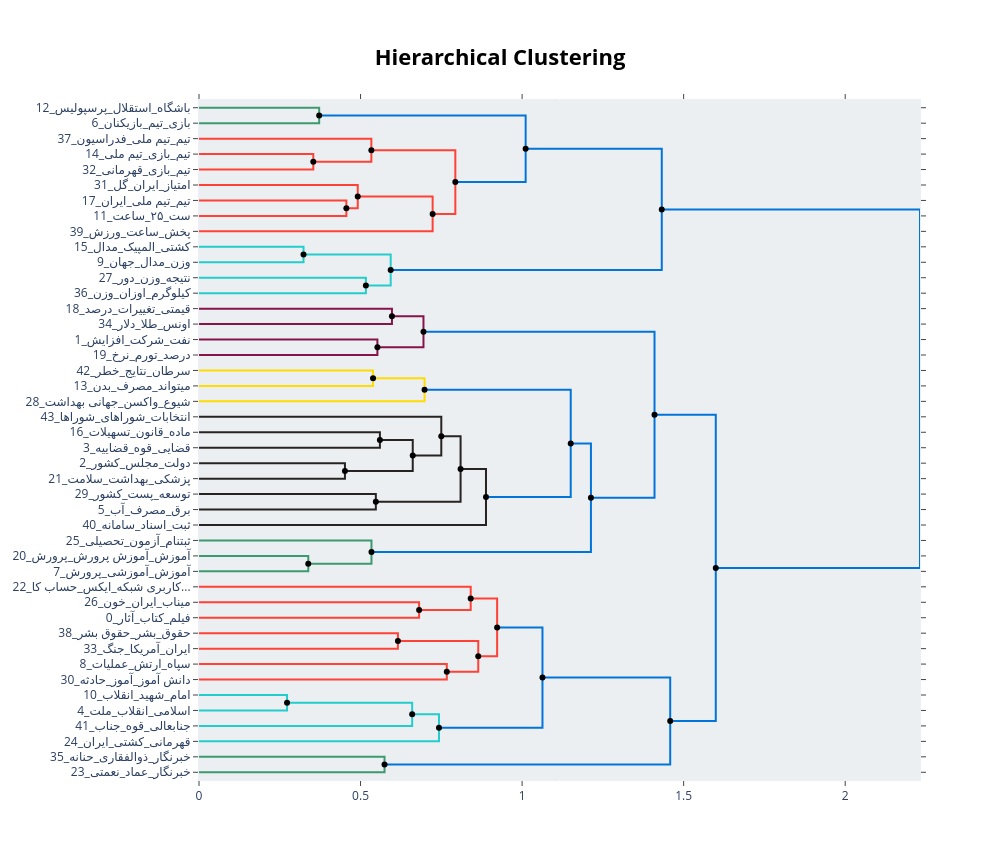

The notebook cell this image was saved under:
### Code cell
fig = topic_model.visualize_hierarchy(
    hierarchical_topics=hierarchical_topics
)

fig.show()

### Figure 1 — Plotly figure (JSON) as saved in the notebook; plotly's stock layout.template omitted (floating-point values rounded to 4 significant figures)
{"data": [{"hoverinfo": "text", "marker": {"color": "rgb(61,153,112)"}, "mode": "lines", "text": ["باشگاه_استقلال_پرسپولیس_ورزشگاه_تیم", "", "", "بازی_تیم_بازیکنان_فوتبال_استقلال"], "type": "scatter", "x": [0.0, 0.372, 0.372, 0.0], "xaxis": "x", "y": [-5.0, -5.0, -15.0, -15.0], "yaxis": "y"}, {"hoverinfo": "text", "marker": {"color": "rgb(255,65,54)"}, "mode": "lines", "text": ["تیم_بازی_تیم ملی_والیبال_ملی", "", "", "تیم_بازی_قهرمانی_لیگ_فصل"], "type": "scatter", "x": [0.0, 0.3537, 0.3537, 0.0], "xaxis": "x", "y": [-35.0, -35.0, -45.0, -45.0], "yaxis": "y"}, {"hoverinfo": "text", "marker": {"color": "rgb(255,65,54)"}, "mode": "lines", "text": ["تیم_تیم ملی_فدراسیون_ملی_مسابقات", "", "", "تیم_بازی_تیم ملی_والیبال_ملی"], "type": "scatter", "x": [0.0, 0.5335, 0.5335, 0.3537], "xaxis": "x", "y": [-25.0, -25.0, -40.0, -40.0], "yaxis": "y"}, {"hoverinfo": "text", "marker": {"color": "rgb(255,65,54)"}, "mode": "lines", "text": ["تیم_تیم ملی_ایران_ملی_کوارتر", "", "", "ست_۲۵_ساعت_۳۰_شهریور"], "type": "scatter", "x": [0.0, 0.4561, 0.4561, 0.0], "xaxis": "x", "y": [-65.0, -65.0, -75.0, -75.0], "yaxis": "y"}, {"hoverinfo": "text", "marker": {"color": "rgb(255,65,54)"}, "mode": "lines", "text": ["امتیاز_ایران_گل_کوارتر_ست", "", "", "تیم_ست_تیم ملی_ایران_۲۵"], "type": "scatter", "x": [0.0, 0.4913, 0.4913, 0.4561], "xaxis": "x", "y": [-55.0, -55.0, -70.0, -70.0], "yaxis": "y"}, {"hoverinfo": "text", "marker": {"color": "rgb(255,65,54)"}, "mode": "lines", "text": ["ایران_ست_تیم_تیم ملی_۲۵", "", "", "پخش_ساعت_ورزش_سیما_گزارشگری"], "type": "scatter", "x": [0.4913, 0.7231, 0.7231, 0.0], "xaxis": "x", "y": [-62.5, -62.5, -85.0, -85.0], "yaxis": "y"}, {"hoverinfo": "text", "marker": {"color": "rgb(255,65,54)"}, "mode": "lines", "text": ["تیم_تیم ملی_بازی_والیبال_ملی", "", "", "ایران_تیم_ست_تیم ملی_ساعت"], "type": "scatter", "x": [0.5335, 0.7934, 0.7934, 0.7231], "xaxis": "x", "y": [-32.5, -32.5, -73.75, -73.75], "yaxis": "y"}, {"hoverinfo": "text", "marker": {"color": "rgb(0,116,217)"}, "mode": "lines", "text": ["بازی_تیم_استقلال_فوتبال_بازیکنان", "", "", "تیم_تیم ملی_ایران_ملی_والیبال"], "type": "scatter", "x": [0.372, 1.011, 1.011, 0.7934], "xaxis": "x", "y": [-10.0, -10.0, -53.12, -53.12], "yaxis": "y"}, {"hoverinfo": "text", "marker": {"color": "rgb(35,205,205)"}, "mode": "lines", "text": ["کشتی_المپیک_مدال_مسابقات_قهرمانی", "", "", "وزن_مدال_جهان_کیلوگرم_دارنده"], "type": "scatter", "x": [0.0, 0.3235, 0.3235, 0.0], "xaxis": "x", "y": [-95.0, -95.0, -105.0, -105.0], "yaxis": "y"}, {"hoverinfo": "text", "marker": {"color": "rgb(35,205,205)"}, "mode": "lines", "text": ["نتیجه_وزن_دور_کیلوگرم_مغلوب", "", "", "کیلوگرم_اوزان_وزن_مسابقات_کشتی"], "type": "scatter", "x": [0.0, 0.5165, 0.5165, 0.0], "xaxis": "x", "y": [-115.0, -115.0, -125.0, -125.0], "yaxis": "y"}, {"hoverinfo": "text", "marker": {"color": "rgb(35,205,205)"}, "mode": "lines", "text": ["مدال_وزن_کشتی_جهان_کیلوگرم", "", "", "کیلوگرم_وزن_دور_نتیجه_صفر"], "type": "scatter", "x": [0.3235, 0.5933, 0.5933, 0.5165], "xaxis": "x", "y": [-100.0, -100.0, -120.0, -120.0], "yaxis": "y"}, {"hoverinfo": "text", "marker": {"color": "rgb(0,116,217)"}, "mode": "lines", "text": ["تیم_بازی_تیم ملی_بازیکنان_ایران", "", "", "کیلوگرم_وزن_مدال_کشتی_دور"], "type": "scatter", "x": [1.011, 1.432, 1.432, 0.5933], "xaxis": "x", "y": [-31.56, -31.56, -110.0, -110.0], "yaxis": "y"}, {"hoverinfo": "text", "marker": {"color": "rgb(133,20,75)"}, "mode": "lines", "text": ["قیمتی_تغییرات_درصد_دلار_درصد کاهش", "", "", "اونس_طلا_دلار_سنت_درصد"], "type": "scatter", "x": [0.0, 0.5972, 0.5972, 0.0], "xaxis": "x", "y": [-135.0, -135.0, -145.0, -145.0], "yaxis": "y"}, {"hoverinfo": "text", "marker": {"color": "rgb(133,20,75)"}, "mode": "lines", "text": ["نفت_شرکت_افزایش_دلار_هوش", "", "", "درصد_تورم_نرخ_ماه_نرخ تورم"], "type": "scatter", "x": [0.0, 0.5522, 0.5522, 0.0], "xaxis": "x", "y": [-155.0, -155.0, -165.0, -165.0], "yaxis": "y"}, {"hoverinfo": "text", "marker": {"color": "rgb(133,20,75)"}, "mode": "lines", "text": ["قیمتی_تغییرات_درصد_دلار_درصد کاهش", "", "", "نفت_درصد_افزایش_دلار_شرکت"], "type": "scatter", "x": [0.5972, 0.6948, 0.6948, 0.5522], "xaxis": "x", "y": [-140.0, -140.0, -160.0, -160.0], "yaxis": "y"}, {"hoverinfo": "text", "marker": {"color": "rgb(255,220,0)"}, "mode": "lines", "text": ["سرطان_نتایج_خطر_تحقیق_میدهد", "", "", "میتواند_مصرف_بدن_آب_توصیه"], "type": "scatter", "x": [0.0, 0.5387, 0.5387, 0.0], "xaxis": "x", "y": [-175.0, -175.0, -185.0, -185.0], "yaxis": "y"}, {"hoverinfo": "text", "marker": {"color": "rgb(255,220,0)"}, "mode": "lines", "text": ["میتواند_بدن_مصرف_افراد_آب", "", "", "شیوع_واکسن_جهانی بهداشت_بهداشت_سازمان جهانی"], "type": "scatter", "x": [0.5387, 0.6981, 0.6981, 0.0], "xaxis": "x", "y": [-180.0, -180.0, -195.0, -195.0], "yaxis": "y"}, {"hoverinfo": "text", "marker": {"color": "rgb(40,35,35)"}, "mode": "lines", "text": ["ماده_قانون_تسهیلات_تبصره_بند", "", "", "قضایی_قوه_قضاییه_قوه قضاییه_رسیدگی"], "type": "scatter", "x": [0.0, 0.5599, 0.5599, 0.0], "xaxis": "x", "y": [-215.0, -215.0, -225.0, -225.0], "yaxis": "y"}, {"hoverinfo": "text", "marker": {"color": "rgb(40,35,35)"}, "mode": "lines", "text": ["دولت_مجلس_کشور_شورای_دارو", "", "", "پزشکی_بهداشت_سلامت_درمان_واکسن"], "type": "scatter", "x": [0.0, 0.4517, 0.4517, 0.0], "xaxis": "x", "y": [-235.0, -235.0, -245.0, -245.0], "yaxis": "y"}, {"hoverinfo": "text", "marker": {"color": "rgb(40,35,35)"}, "mode": "lines", "text": ["قضایی_قوه_قضاییه_قوه قضاییه_قانون", "", "", "دولت_مجلس_کشور_دارو_شورای"], "type": "scatter", "x": [0.5599, 0.6615, 0.6615, 0.4517], "xaxis": "x", "y": [-220.0, -220.0, -240.0, -240.0], "yaxis": "y"}, {"hoverinfo": "text", "marker": {"color": "rgb(40,35,35)"}, "mode": "lines", "text": ["انتخابات_شوراهای_شوراها_شورای_روستا", "", "", "کشور_قضایی_قوه_قانون_سازمان"], "type": "scatter", "x": [0.0, 0.7499, 0.7499, 0.6615], "xaxis": "x", "y": [-205.0, -205.0, -230.0, -230.0], "yaxis": "y"}, {"hoverinfo": "text", "marker": {"color": "rgb(40,35,35)"}, "mode": "lines", "text": ["توسعه_پست_کشور_شرکت ملی_اشاره", "", "", "برق_مصرف_آب_انرژی_تولید"], "type": "scatter", "x": [0.0, 0.5473, 0.5473, 0.0], "xaxis": "x", "y": [-255.0, -255.0, -265.0, -265.0], "yaxis": "y"}, {"hoverinfo": "text", "marker": {"color": "rgb(40,35,35)"}, "mode": "lines", "text": ["کشور_قضایی_قوه_قانون_سازمان", "", "", "برق_مصرف_آب_انرژی_کشور"], "type": "scatter", "x": [0.7499, 0.8096, 0.8096, 0.5473], "xaxis": "x", "y": [-217.5, -217.5, -260.0, -260.0], "yaxis": "y"}, {"hoverinfo": "text", "marker": {"color": "rgb(40,35,35)"}, "mode": "lines", "text": ["کشور_برق_قضایی_استان_سازمان", "", "", "ثبت_اسناد_سامانه_املاک_رسمی"], "type": "scatter", "x": [0.8096, 0.8883, 0.8883, 0.0], "xaxis": "x", "y": [-238.8, -238.8, -275.0, -275.0], "yaxis": "y"}, {"hoverinfo": "text", "marker": {"color": "rgb(0,116,217)"}, "mode": "lines", "text": ["میتواند_بیماری_بدن_افراد_خطر", "", "", "کشور_برق_سازمان_قضایی_قانون"], "type": "scatter", "x": [0.6981, 1.15, 1.15, 0.8883], "xaxis": "x", "y": [-187.5, -187.5, -256.9, -256.9], "yaxis": "y"}, {"hoverinfo": "text", "marker": {"color": "rgb(61,153,112)"}, "mode": "lines", "text": ["آموزش_آموزش پرورش_پرورش_مدارس_دانش", "", "", "آموزش_آموزشی_پرورش_آموزش پرورش_مدارس"], "type": "scatter", "x": [0.0, 0.3382, 0.3382, 0.0], "xaxis": "x", "y": [-295.0, -295.0, -305.0, -305.0], "yaxis": "y"}, {"hoverinfo": "text", "marker": {"color": "rgb(61,153,112)"}, "mode": "lines", "text": ["ثبتنام_آزمون_تحصیلی_دانش_ثبت", "", "", "آموزش_پرورش_آموزش پرورش_مدارس_آموزشی"], "type": "scatter", "x": [0.0, 0.5338, 0.5338, 0.3382], "xaxis": "x", "y": [-285.0, -285.0, -300.0, -300.0], "yaxis": "y"}, {"hoverinfo": "text", "marker": {"color": "rgb(0,116,217)"}, "mode": "lines", "text": ["کشور_برق_سازمان_مصرف_قانون", "", "", "آموزش_مدارس_پرورش_آموزش پرورش_آموزشی"], "type": "scatter", "x": [1.15, 1.213, 1.213, 0.5338], "xaxis": "x", "y": [-222.2, -222.2, -292.5, -292.5], "yaxis": "y"}, {"hoverinfo": "text", "marker": {"color": "rgb(0,116,217)"}, "mode": "lines", "text": ["درصد_دلار_افزایش_کاهش_قیمت", "", "", "کشور_آموزش_سازمان_استان_اشاره"], "type": "scatter", "x": [0.6948, 1.41, 1.41, 1.213], "xaxis": "x", "y": [-150.0, -150.0, -257.3, -257.3], "yaxis": "y"}, {"hoverinfo": "text", "marker": {"color": "rgb(255,65,54)"}, "mode": "lines", "text": ["میناب_ایران_خون_نوشت_خاک", "", "", "فیلم_کتاب_آثار_موسیقی_اثر"], "type": "scatter", "x": [0.0, 0.6812, 0.6812, 0.0], "xaxis": "x", "y": [-325.0, -325.0, -335.0, -335.0], "yaxis": "y"}, {"hoverinfo": "text", "marker": {"color": "rgb(255,65,54)"}, "mode": "lines", "text": ["کاربری شبکه_ایکس_حساب کاربری_شبکه اجتماعی_اجتماعی ایکس", "", "", "فیلم_کتاب_آثار_موسیقی_اثر"], "type": "scatter", "x": [0.0, 0.8409, 0.8409, 0.6812], "xaxis": "x", "y": [-315.0, -315.0, -330.0, -330.0], "yaxis": "y"}, {"hoverinfo": "text", "marker": {"color": "rgb(255,65,54)"}, "mode": "lines", "text": ["حقوق_بشر_حقوق بشر_نقض_بینالمللی", "", "", "ایران_آمریکا_جنگ_اسناد_نظامی"], "type": "scatter", "x": [0.0, 0.6157, 0.6157, 0.0], "xaxis": "x", "y": [-345.0, -345.0, -355.0, -355.0], "yaxis": "y"}, {"hoverinfo": "text", "marker": {"color": "rgb(255,65,54)"}, "mode": "lines", "text": ["سپاه_ارتش_عملیات_فروند_سپاه پاسداران", "", "", "دانش آموز_آموز_حادثه_آتش_حمله"], "type": "scatter", "x": [0.0, 0.767, 0.767, 0.0], "xaxis": "x", "y": [-365.0, -365.0, -375.0, -375.0], "yaxis": "y"}, {"hoverinfo": "text", "marker": {"color": "rgb(255,65,54)"}, "mode": "lines", "text": ["حقوق_ایران_بینالمللی_بشر_آمریکا", "", "", "سپاه_عملیات_ارتش_آمریکایی_فروند"], "type": "scatter", "x": [0.6157, 0.8643, 0.8643, 0.767], "xaxis": "x", "y": [-350.0, -350.0, -370.0, -370.0], "yaxis": "y"}, {"hoverinfo": "text", "marker": {"color": "rgb(255,65,54)"}, "mode": "lines", "text": ["فیلم_کتاب_آثار_موسیقی_اثر", "", "", "حقوق_ایران_آمریکا_رژیم_صهیونیستی"], "type": "scatter", "x": [0.8409, 0.9228, 0.9228, 0.8643], "xaxis": "x", "y": [-322.5, -322.5, -360.0, -360.0], "yaxis": "y"}, {"hoverinfo": "text", "marker": {"color": "rgb(35,205,205)"}, "mode": "lines", "text": ["امام_شهید_انقلاب_اسلامی_ملت", "", "", "اسلامی_انقلاب_ملت_ایران_حضرت"], "type": "scatter", "x": [0.0, 0.2725, 0.2725, 0.0], "xaxis": "x", "y": [-385.0, -385.0, -395.0, -395.0], "yaxis": "y"}, {"hoverinfo": "text", "marker": {"color": "rgb(35,205,205)"}, "mode": "lines", "text": ["اسلامی_انقلاب_ملت_شهید_ایران", "", "", "جنابعالی_قوه_جناب_معظم_انتصاب"], "type": "scatter", "x": [0.2725, 0.6597, 0.6597, 0.0], "xaxis": "x", "y": [-390.0, -390.0, -405.0, -405.0], "yaxis": "y"}, {"hoverinfo": "text", "marker": {"color": "rgb(35,205,205)"}, "mode": "lines", "text": ["اسلامی_انقلاب_ملت_شهید_ایران", "", "", "قهرمانی_کشتی_ایران_تبریک_ورزش"], "type": "scatter", "x": [0.6597, 0.7427, 0.7427, 0.0], "xaxis": "x", "y": [-397.5, -397.5, -415.0, -415.0], "yaxis": "y"}, {"hoverinfo": "text", "marker": {"color": "rgb(0,116,217)"}, "mode": "lines", "text": ["فیلم_کتاب_آثار_ایران_موسیقی", "", "", "اسلامی_انقلاب_ملت_ایران_شهید"], "type": "scatter", "x": [0.9228, 1.063, 1.063, 0.7427], "xaxis": "x", "y": [-341.2, -341.2, -406.2, -406.2], "yaxis": "y"}, {"hoverinfo": "text", "marker": {"color": "rgb(61,153,112)"}, "mode": "lines", "text": ["خبرنگار_ذوالفقاری_حنانه_مترجم_کرمانی", "", "", "خبرنگار_عماد_نعمتی_یزدان_قربانی"], "type": "scatter", "x": [0.0, 0.5742, 0.5742, 0.0], "xaxis": "x", "y": [-425.0, -425.0, -435.0, -435.0], "yaxis": "y"}, {"hoverinfo": "text", "marker": {"color": "rgb(0,116,217)"}, "mode": "lines", "text": ["ایران_فیلم_کتاب_اسلامی_آثار", "", "", "خبرنگار_عماد_نعمتی_حنانه_کرمانی"], "type": "scatter", "x": [1.063, 1.458, 1.458, 0.5742], "xaxis": "x", "y": [-373.8, -373.8, -430.0, -430.0], "yaxis": "y"}, {"hoverinfo": "text", "marker": {"color": "rgb(0,116,217)"}, "mode": "lines", "text": ["درصد_افزایش_کاهش_کشور_دلار", "", "", "ایران_فیلم_کتاب_اسلامی_آثار"], "type": "scatter", "x": [1.41, 1.599, 1.599, 1.458], "xaxis": "x", "y": [-203.7, -203.7, -401.9, -401.9], "yaxis": "y"}, {"hoverinfo": "text", "marker": {"color": "rgb(0,116,217)"}, "mode": "lines", "text": ["تیم_بازی_کیلوگرم_وزن_تیم ملی", "", "", "سال_کشور_میشود_درصد_ایران"], "type": "scatter", "x": [1.432, 2.232, 2.232, 1.599], "xaxis": "x", "y": [-70.78, -70.78, -302.8, -302.8], "yaxis": "y"}, {"hoverinfo": "text", "hovertext": ["ایران_ست_تیم_تیم ملی_۲۵", "تیم_تیم ملی_بازی_والیبال_ملی", "بازی_تیم_استقلال_فوتبال_بازیکنان", "مدال_وزن_کشتی_جهان_کیلوگرم", "تیم_بازی_تیم ملی_بازیکنان_ایران", "قیمتی_تغییرات_درصد_دلار_درصد کاهش", "میتواند_بدن_مصرف_افراد_آب", "قضایی_قوه_قضاییه_قوه قضاییه_قانون", "کشور_قضایی_قوه_قانون_سازمان", "کشور_برق_قضایی_استان_سازمان", "میتواند_بیماری_بدن_افراد_خطر", "کشور_برق_سازمان_مصرف_قانون", "درصد_دلار_افزایش_کاهش_قیمت", "حقوق_ایران_بینالمللی_بشر_آمریکا", "فیلم_کتاب_آثار_موسیقی_اثر", "اسلامی_انقلاب_ملت_شهید_ایران", "اسلامی_انقلاب_ملت_شهید_ایران", "فیلم_کتاب_آثار_ایران_موسیقی", "ایران_فیلم_کتاب_اسلامی_آثار", "درصد_افزایش_کاهش_کشور_دلار", "تیم_بازی_کیلوگرم_وزن_تیم ملی"], "marker": {"color": "black"}, "mode": "markers", "showlegend": false, "type": "scatter", "x": [0.4913, 0.5335, 0.372, 0.3235, 1.011, 0.5972, 0.5387, 0.5599, 0.7499, 0.8096, 0.6981, 1.15, 0.6948, 0.6157, 0.8409, 0.2725, 0.6597, 0.9228, 1.063, 1.41, 1.432], "y": [-62.5, -32.5, -10, -100, -31.56, -140, -180, -220, -217.5, -238.8, -187.5, -222.2, -150, -350, -322.5, -390, -397.5, -341.2, -373.8, -203.7, -70.78]}, {"hoverinfo": "text", "hovertext": ["تیم_بازی_تیم ملی_والیبال_ملی", "تیم_ست_تیم ملی_ایران_۲۵", "ایران_تیم_ست_تیم ملی_ساعت", "تیم_تیم ملی_ایران_ملی_والیبال", "کیلوگرم_وزن_دور_نتیجه_صفر", "کیلوگرم_وزن_مدال_کشتی_دور", "نفت_درصد_افزایش_دلار_شرکت", "دولت_مجلس_کشور_دارو_شورای", "کشور_قضایی_قوه_قانون_سازمان", "برق_مصرف_آب_انرژی_کشور", "کشور_برق_سازمان_قضایی_قانون", "آموزش_پرورش_آموزش پرورش_مدارس_آموزشی", "آموزش_مدارس_پرورش_آموزش پرورش_آموزشی", "کشور_آموزش_سازمان_استان_اشاره", "فیلم_کتاب_آثار_موسیقی_اثر", "سپاه_عملیات_ارتش_آمریکایی_فروند", "حقوق_ایران_آمریکا_رژیم_صهیونیستی", "اسلامی_انقلاب_ملت_ایران_شهید", "خبرنگار_عماد_نعمتی_حنانه_کرمانی", "ایران_فیلم_کتاب_اسلامی_آثار", "سال_کشور_میشود_درصد_ایران"], "marker": {"color": "black"}, "mode": "markers", "showlegend": false, "type": "scatter", "x": [0.3537, 0.4561, 0.7231, 0.7934, 0.5165, 0.5933, 0.5522, 0.4517, 0.6615, 0.5473, 0.8883, 0.3382, 0.5338, 1.213, 0.6812, 0.767, 0.8643, 0.7427, 0.5742, 1.458, 1.599], "y": [-40, -70, -73.75, -53.12, -120, -110, -160, -240, -230, -260, -256.9, -300, -292.5, -257.3, -330, -370, -360, -406.2, -430, -401.9, -302.8]}], "layout": {"autosize": false, "height": 860, "hoverlabel": {"bgcolor": "white", "font": {"family": "Rockwell", "size": 16}}, "hovermode": "closest", "plot_bgcolor": "#ECEFF1", "showlegend": false, "title": {"font": {"color": "Black", "size": 22}, "text": "<b>Hierarchical Clustering</b>", "x": 0.5, "xanchor": "center", "yanchor": "top"}, "width": 1000, "xaxis": {"mirror": "allticks", "rangemode": "tozero", "showgrid": false, "showline": true, "showticklabels": true, "ticks": "outside", "type": "linear", "zeroline": false}, "yaxis": {"mirror": "allticks", "range": [-440, 0], "rangemode": "tozero", "showgrid": false, "showline": true, "showticklabels": true, "tickmode": "array", "ticks": "outside", "ticktext": ["12_باشگاه_استقلال_پرسپولیس", "6_بازی_تیم_بازیکنان", "37_تیم_تیم ملی_فدراسیون", "14_تیم_بازی_تیم ملی", "32_تیم_بازی_قهرمانی", "31_امتیاز_ایران_گل", "17_تیم_تیم ملی_ایران", "11_ست_۲۵_ساعت", "39_پخش_ساعت_ورزش", "15_کشتی_المپیک_مدال", "9_وزن_مدال_جهان", "27_نتیجه_وزن_دور", "36_کیلوگرم_اوزان_وزن", "18_قیمتی_تغییرات_درصد", "34_اونس_طلا_دلار", "1_نفت_شرکت_افزایش", "19_درصد_تورم_نرخ", "42_سرطان_نتایج_خطر", "13_میتواند_مصرف_بدن", "28_شیوع_واکسن_جهانی بهداشت", "43_انتخابات_شوراهای_شوراها", "16_ماده_قانون_تسهیلات", "3_قضایی_قوه_قضاییه", "2_دولت_مجلس_کشور", "21_پزشکی_بهداشت_سلامت", "29_توسعه_پست_کشور", "5_برق_مصرف_آب", "40_ثبت_اسناد_سامانه", "25_ثبتنام_آزمون_تحصیلی", "20_آموزش_آموزش پرورش_پرورش", "7_آموزش_آموزشی_پرورش", "22_کاربری شبکه_ایکس_حساب کا...", "26_میناب_ایران_خون", "0_فیلم_کتاب_آثار", "38_حقوق_بشر_حقوق بشر", "33_ایران_آمریکا_جنگ", "8_سپاه_ارتش_عملیات", "30_دانش آموز_آموز_حادثه", "10_امام_شهید_انقلاب", "4_اسلامی_انقلاب_ملت", "41_جنابعالی_قوه_جناب", "24_قهرمانی_کشتی_ایران", "35_خبرنگار_ذوالفقاری_حنانه", "23_خبرنگار_عماد_نعمتی"], "tickvals": [-5, -15, -25, -35, -45, -55, -65, -75, -85, -95, -105, -115, -125, -135, -145, -155, -165, -175, -185, -195, -205, -215, -225, -235, -245, -255, -265, -275, -285, -295, -305, -315, -325, -335, -345, -355, -365, -375, -385, -395, -405, -415, -425, -435], "type": "linear", "zeroline": false}}}
